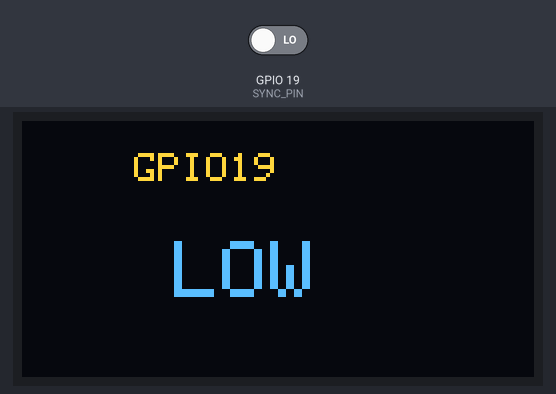
A sketch run on a simulated ESP32. Shown: 128×64 one-colour display. The test bench sets the inputs (shaded band); at power-on: GPIO 19 (SYNC_PIN) LOW. The OLED is the two-colour kind (top 16 rows yellow).

Above: at 1.2 s.
1.3 s: GPIO 19 (SYNC_PIN) driven HIGH
At 2.1 s:
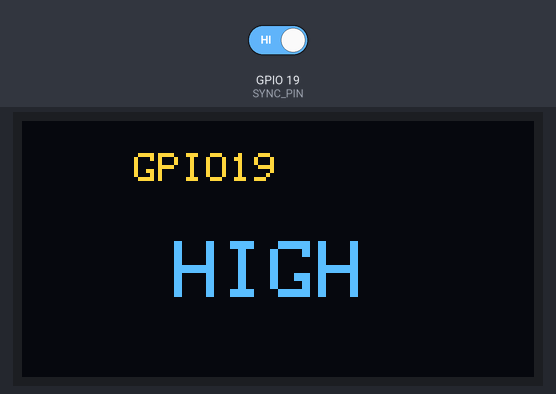
2.8 s: GPIO 19 (SYNC_PIN) driven LOW
At 3.7 s:
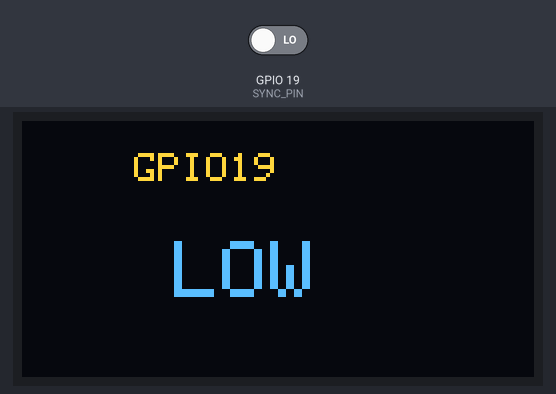
Timing chart, 0 to 5.8 s (numbered marks = the images above; inputs shaded):
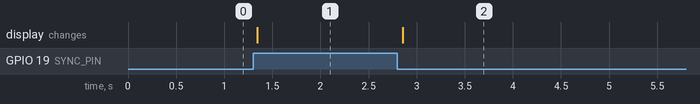

Measured:
- after the input at 1.3 s, the display: changes at once (image 1)
- after the input at 2.8 s, the display: changes after 0.05 s (image 2)

The sketch:

gpio19_test.ino
```cpp
#include <Wire.h>
#include <Adafruit_GFX.h>
#include <Adafruit_SSD1306.h>

constexpr uint8_t SYNC_PIN = 19;
constexpr uint8_t LORA_CS_PIN = 18;
constexpr uint8_t LORA_RESET_PIN = 23;

Adafruit_SSD1306 display(128, 64, &Wire, -1);

void setup() {
  Serial.begin(115200);

  pinMode(LORA_CS_PIN, OUTPUT);
  digitalWrite(LORA_CS_PIN, HIGH);
  pinMode(LORA_RESET_PIN, OUTPUT);
  digitalWrite(LORA_RESET_PIN, LOW);
  pinMode(SYNC_PIN, INPUT);

  Wire.begin(21, 22);
  display.begin(SSD1306_SWITCHCAPVCC, 0x3C);
}

void loop() {
  bool high = digitalRead(SYNC_PIN) == HIGH;

  display.clearDisplay();
  display.setTextColor(SSD1306_WHITE);
  display.setTextSize(1);
  display.setCursor(28, 8);
  display.println("GPIO19");
  display.setTextSize(2);
  display.setCursor(38, 30);
  display.println(high ? "HIGH" : "LOW");
  display.display();

  delay(50);
}
```
